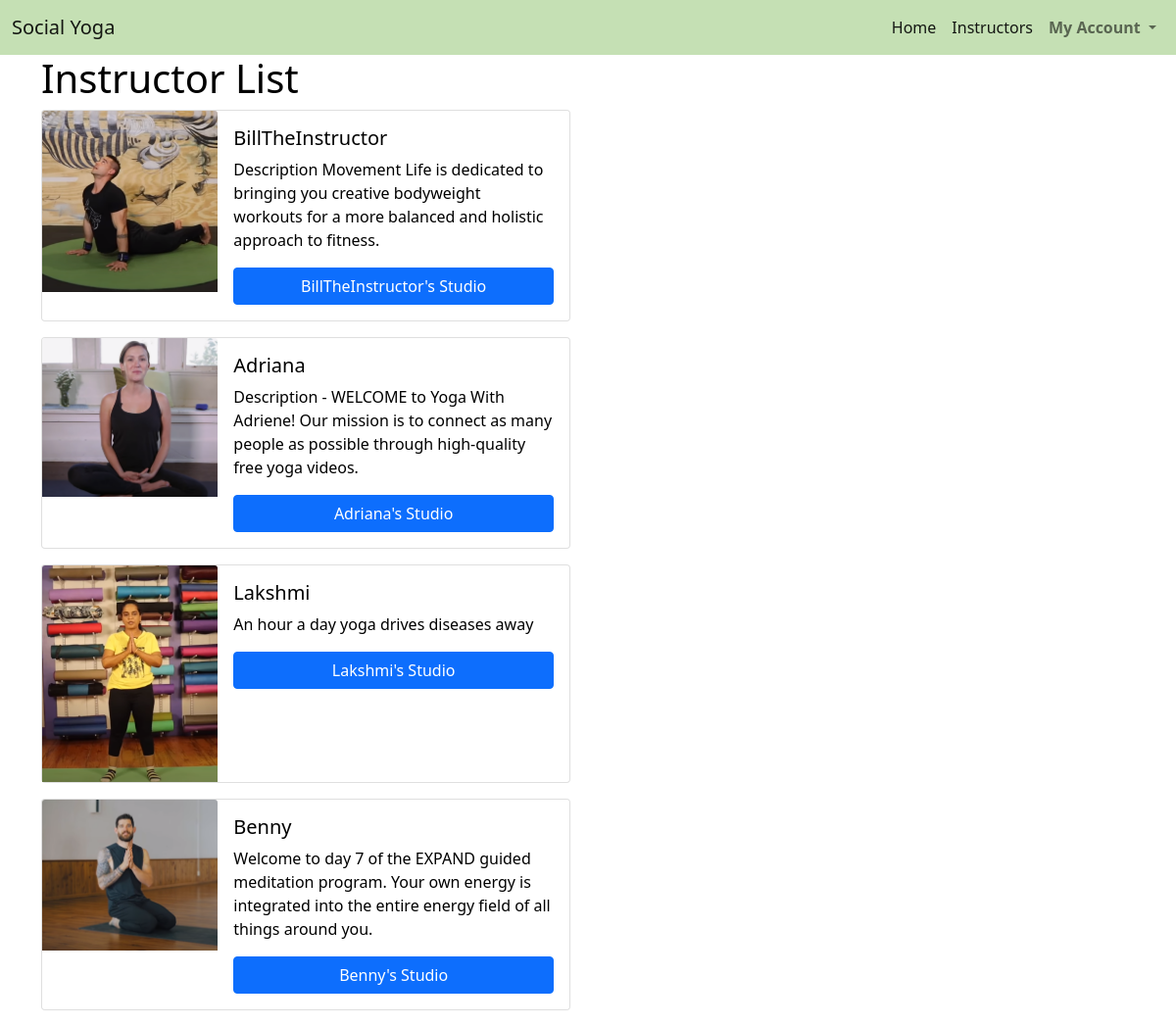
Before: /profiles/instructors/ with the older database file.
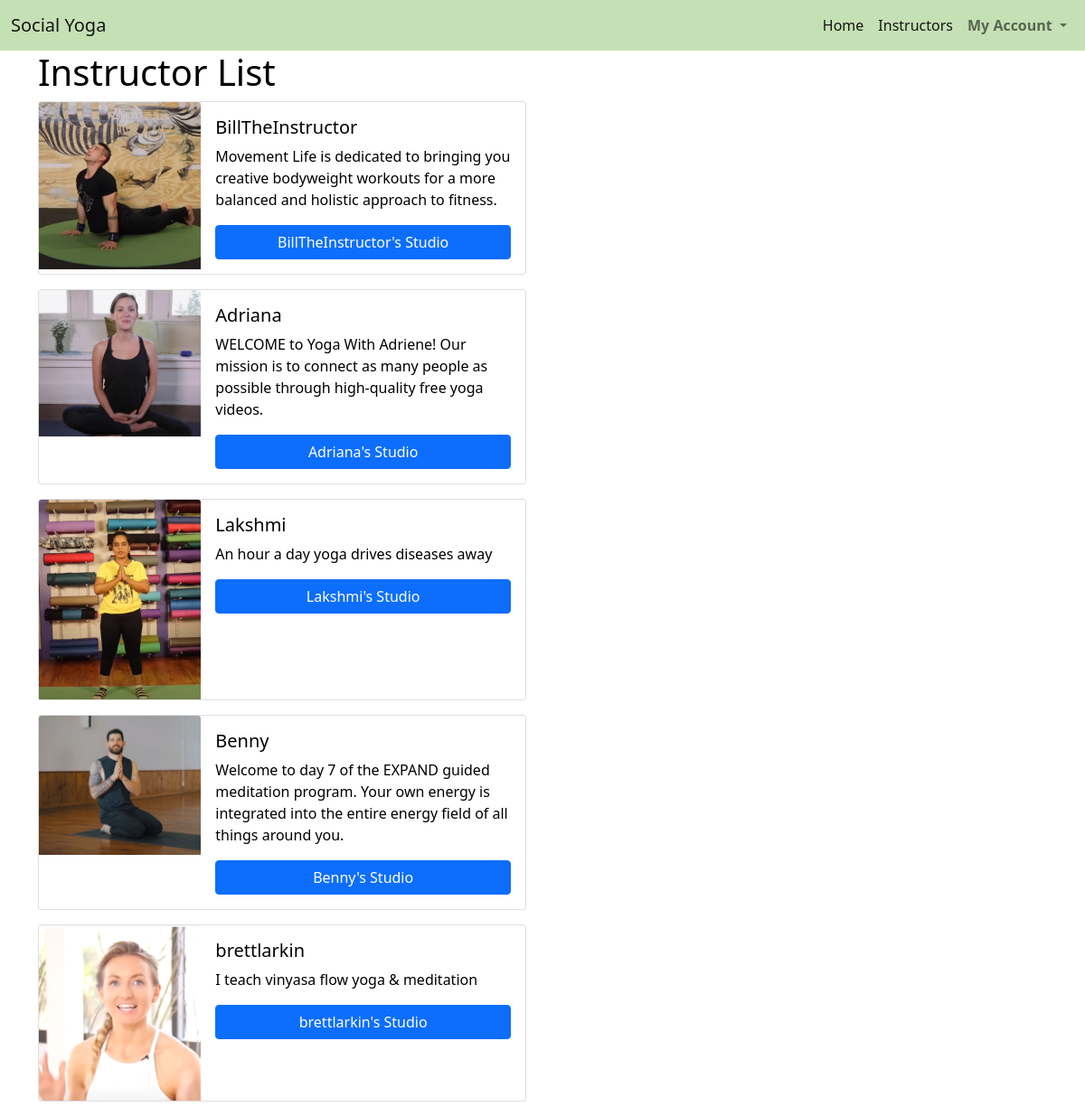
After: the same page with the newer database file.
### profiles/models.py (models this page shows)
class UserProfile(models.Model):
    user = models.OneToOneField(User, on_delete=models.CASCADE)
    first_name = models.CharField(max_length=50, null=False, blank=False)
    last_name = models.CharField(max_length=50, null=False, blank=False)
    is_instructor = models.BooleanField(default=False)
    card_description = models.TextField(max_length=512)
    profile_description = models.TextField()
    image = models.ImageField(null=True, blank=True, upload_to='profile_images/')
    image_url = models.URLField(max_length=1024, null=True, blank=True)
    rating = models.DecimalField(max_digits=5, decimal_places=0, null=True, blank=True)
    def __str__(self):
        return self.user.username

### profiles/views.py (the view)
# urls.py: path('instructors/', views.instructors, name='instructors'),
def instructors(request):
    instructor_list = UserProfile.objects.filter(is_instructor=True)
    template = 'profiles/instructors.html'
    context = {
        'instructor_list': instructor_list
    }
    return render(request, template, context)

### profiles/templates/profiles/instructors.html (shortened to what this page needs)
{% extends "base.html" %}
{% load static %}
{% block content %}
    <div class="overlay"></div>
    <div class="container h-100">
        <div class="row h-100">
            <div class="col">
                <h1>Instructor List</h1>
                    {% for instructor in instructor_list %}
                        <div class="card mb-3" style="max-width: 540px;">
                            <div class="row g-0">
                                <div class="col-md-4">
                                {% if instructor.image %}
                                    <img src="{{ instructor.image.url }}" class="card-img-top" alt="{{ instructor.first_name }}">
                                {% endif %}
                                </div>
                                <div class="col-md-8">
                                    <div class="card-body">
                                        <h5 class="card-title">{{ instructor }}</h5>
                                        <p class="card-text">{{ instructor.card_description }}</p>
                                        <p class="card-text"><a class="btn btn-primary w-100" href="{% url 'instructor_profile' instructor.id %}" role="button">{{ instructor }}'s Studio</a></p>
                                    </div>
                                </div>
                            </div>
                        </div>
                    {% endfor %}
            </div>
        </div>
    </div>
{% endblock %}

### templates/base.html (shortened to what this page needs)
{% load static %}
<!doctype html>
<html lang="en">
  <head>
    {% block corecss %}
      <link href="https://cdn.jsdelivr.net/npm/bootstrap@5.0.0-beta1/dist/css/bootstrap.min.css" rel="stylesheet">
      <link rel="stylesheet" href="{% static 'css/base.css' %}" >
    {% endblock %}
</head>
<body>
    <nav class="navbar navbar-expand-lg navbar-light navbar-custom">
        <div class="container-fluid">
            <a class="navbar-brand" href="{% url 'home' %}">Social Yoga</a>
            <div class="collapse navbar-collapse" id="navbarSupportedContent">
            <ul class="navbar-nav ms-auto mb-2 mb-lg-0">
                <li class="nav-item">
                    <a class="nav-link active" aria-current="page" href="{% url 'home' %}">Home</a>
                </li>
                <li class="nav-item">
                    <a class="nav-link active" aria-current="page" href="{% url 'instructors' %}">Instructors</a>
                </li>
                <li class="nav-item dropdown">
                <a class="nav-link dropdown-toggle" href="#" id="navbarDropdown" role="button" data-bs-toggle="dropdown" aria-expanded="false">
                    <strong>{% if user.is_authenticated %}{{ user|title }}'s{% else %}My{% endif %} Account</strong>
                </a>
                </li>
            </ul>
            </div>
        </div>
    </nav>
        {% block content %}
        {% endblock %}
</body>
</html>

### static/css/base.css (style rules this page uses)
.navbar-custom { background-color: #c5e0b4; }
body { background: url('/media/background-image.jpg') no-repeat center center fixed; background-size: cover; height: calc(100vh - 164px); color: black; }
.overlay { height: 100%; width: 100%; top: 0; left: 0; position: fixed; background: white; z-index: -1; }

Changed rows visible on the page:
changed UserProfile "BillTheInstructor": card_description "Description Movement Life is dedicated to bringing you creative bodyweight workouts for a more balanced and holistic approach to fitness." → "Movement Life is dedicated to bringing you creative bodyweight workouts for a more balanced and holistic approach to fitness."
changed UserProfile "Adriana": card_description "Description - WELCOME to Yoga With Adriene! Our mission is to connect as many people as possible through high-quality free yoga videos." → "WELCOME to Yoga With Adriene! Our mission is to connect as many people as possible through high-quality free yoga videos."
added UserProfile: image (picture), user.username "brettlarkin", card_description "I teach vinyasa flow yoga & meditation"
